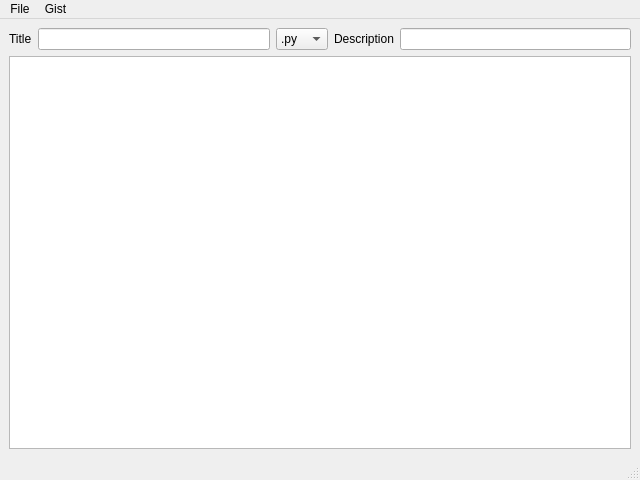
<?xml version="1.0" encoding="UTF-8"?>
<ui version="4.0">
 <class>MainWindow</class>
 <widget class="QMainWindow" name="MainWindow">
  <property name="geometry">
   <rect>
    <x>0</x>
    <y>0</y>
    <width>640</width>
    <height>480</height>
   </rect>
  </property>
  <property name="minimumSize">
   <size>
    <width>640</width>
    <height>480</height>
   </size>
  </property>
  <property name="maximumSize">
   <size>
    <width>2000</width>
    <height>2000</height>
   </size>
  </property>
  <property name="windowTitle">
   <string>Gist Uploader</string>
  </property>
  <widget class="QWidget" name="centralwidget">
   <layout class="QGridLayout" name="gridLayout">
    <item row="0" column="0">
     <widget class="QLabel" name="label">
      <property name="text">
       <string>Title</string>
      </property>
     </widget>
    </item>
    <item row="0" column="1">
     <widget class="QLineEdit" name="titleEdit"/>
    </item>
    <item row="0" column="2">
     <widget class="QComboBox" name="extBox">
      <item>
       <property name="text">
        <string>.py</string>
       </property>
      </item>
      <item>
       <property name="text">
        <string>.cpp</string>
       </property>
      </item>
      <item>
       <property name="text">
        <string>.txt</string>
       </property>
      </item>
      <item>
       <property name="text">
        <string>.c</string>
       </property>
      </item>
     </widget>
    </item>
    <item row="0" column="3">
     <widget class="QLabel" name="label_2">
      <property name="text">
       <string>Description</string>
      </property>
     </widget>
    </item>
    <item row="0" column="4">
     <widget class="QLineEdit" name="descEdit"/>
    </item>
    <item row="1" column="0" colspan="5">
     <widget class="QPlainTextEdit" name="textEdit"/>
    </item>
   </layout>
  </widget>
  <widget class="QMenuBar" name="menubar">
   <property name="geometry">
    <rect>
     <x>0</x>
     <y>0</y>
     <width>640</width>
     <height>27</height>
    </rect>
   </property>
   <widget class="QMenu" name="menuGist">
    <property name="title">
     <string>Gist</string>
    </property>
    <addaction name="actionUpload"/>
    <addaction name="actionDisplay_Last_URL"/>
   </widget>
   <widget class="QMenu" name="menuFile">
    <property name="title">
     <string>File</string>
    </property>
    <addaction name="actionOpen"/>
    <addaction name="actionSave"/>
   </widget>
   <addaction name="menuFile"/>
   <addaction name="menuGist"/>
  </widget>
  <widget class="QStatusBar" name="statusbar"/>
  <action name="actionUpload">
   <property name="text">
    <string>Upload</string>
   </property>
  </action>
  <action name="actionOpen">
   <property name="text">
    <string>Open</string>
   </property>
  </action>
  <action name="actionSave">
   <property name="text">
    <string>Save</string>
   </property>
  </action>
  <action name="actionDisplay_Last_URL">
   <property name="text">
    <string>Display Last URL</string>
   </property>
  </action>
 </widget>
 <resources/>
 <connections/>
</ui>
